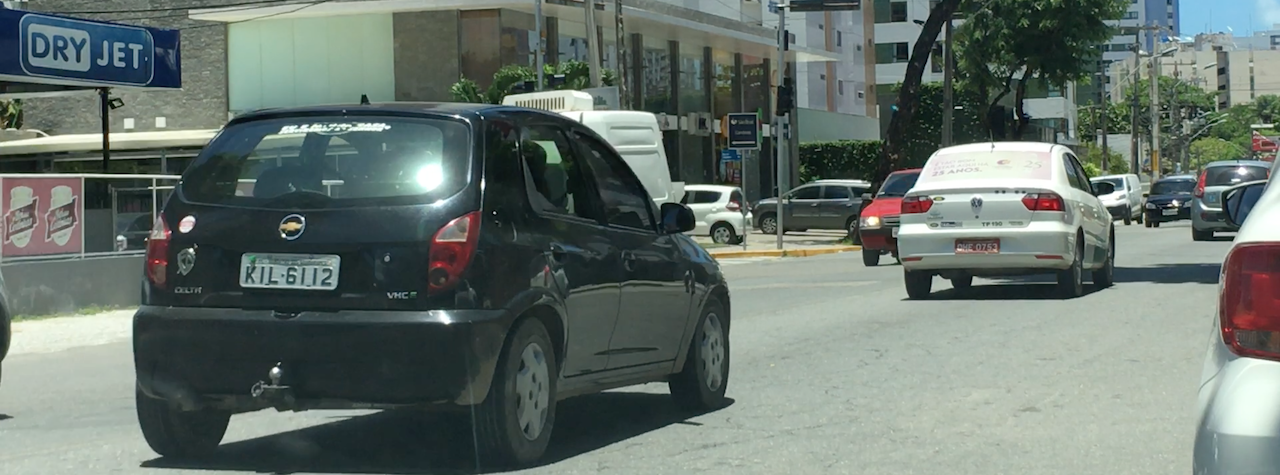
#> input picture base/c1.png, 1280 x 475 px; its folder holds only this picture in this run
$ python app.py   (older library calls are emulated)
#> lines starting #> are read from the running program, lines starting #| are printed output that depends on the picture; after the words box and inside, x2 and y2 are one past the last pixel; in counts of white or black regions, pixels touching at a corner belong together
### src/controller/alpr.py
import cv2 as cv
import numpy as np
import re
from matplotlib import pyplot as plt
from util.csvUtil import CSVUtil
from model.hmf import HomomorphicFilter
from model.histogram import Histogram
from model.noise import Noise
from model.medianf import MedianFilter
from model.kmeans import Kmeans
from model.threshold import Threshold
from model.morphology import Morphology
from model.representation import Representation
from model.compression import Compression
from model.color import Color
from model.knn import KNN


class Alpr:
    def __init__(self, options=None):
        self.img_name = ''
        self.options = options

    def process_image(self, img_name):
#> called with img_name = 'c1'
        self.img_name = img_name

        img = cv.imread('../base/' + self.img_name + '.png', 0)
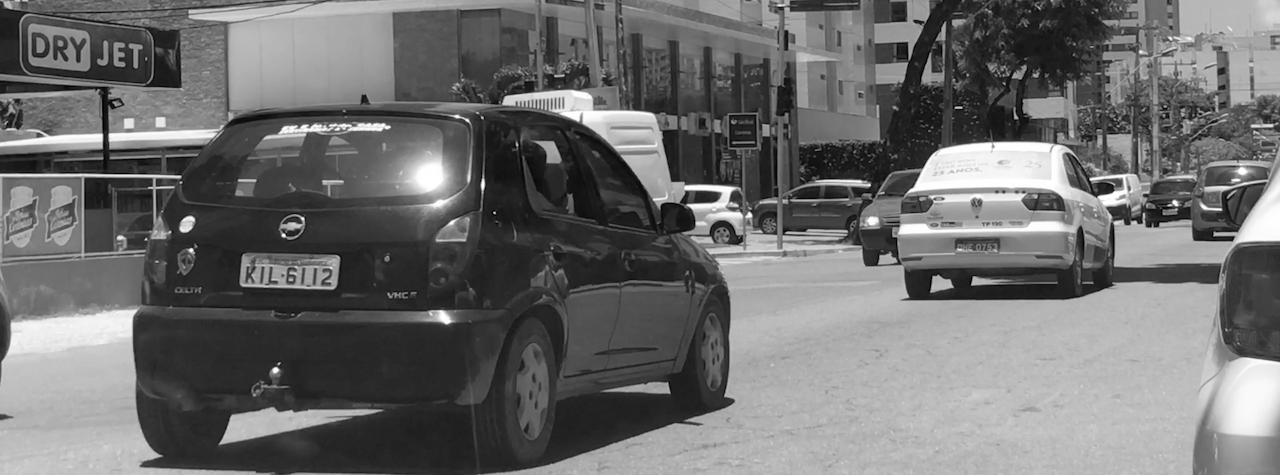
#> img: shape (475, 1280); min 0, max 255, mean 109.4
        # Restoration
        filtered = self.noise_filtering(img)
        # Enhancement
        filtered = self.frequency_domain_filtering(filtered)
        # Segmentation
        threshold = self.segmentation(filtered)
        # Morfology
        threshold = self.morphology(threshold)
        # Extraction
        contours = self.contour(threshold)
        # Recognition
        if contours:
            self.classification(contours)

    def noise_filtering(self, img):
        print('- Filtering Noise')
        window = 1
        threshold = 1
        mf = MedianFilter(img, window, threshold)
        adaptive = mf.adaptive_filter()

        return adaptive

    def frequency_domain_filtering(self, img):
        print('- Frequency-domain Filtering')

        print('  - Homomorphic Filter')
        hmf = HomomorphicFilter(img)
        filtered = hmf.filter()

        return filtered

    # [182 lines left out: functions segmentation, morphology, contour, classification, validate_plates, remove_ambiguity and 6 more, not called in this run]

### src/model/medianf.py
import numpy as np


class MedianFilter:
    def __init__(self, image, window, threshold=0):
        self.image = image
        self.window = window
        self.threshold = threshold

    # [20 lines left out: function filter, not called in this run]

    def adaptive_filter(self):
        w = 2 * self.window + 1
        xlength, ylength = self.image.shape
#> xlength = 475; ylength = 1280
        vlength = w * w

        image_array = np.reshape(np.array(self.image, dtype=np.uint8), (xlength, ylength))

        for y in range(self.window, ylength - (self.window + 1)):
            for x in range(self.window, xlength - (self.window + 1)):

                filter_window = image_array[x - self.window:x + self.window + 1, y - self.window:y + self.window + 1]
                target_vector = np.reshape(filter_window, vlength)

                median = self.get_median(target_vector, vlength)

                # MAD(x) = median(|x - median|)
                # sig = 1.4826 * MAD(x)
                mad = np.zeros(vlength)
                for n in range(vlength):
                    mad[n] = np.abs(int(target_vector[n]) - int(median))

                mad = np.sort(mad)
                index = vlength // 2
                sig = 1.4826 * (mad[index])

                if np.abs(int(image_array[x, y]) - int(median)) > (self.threshold * sig):
                    image_array[x, y] = median
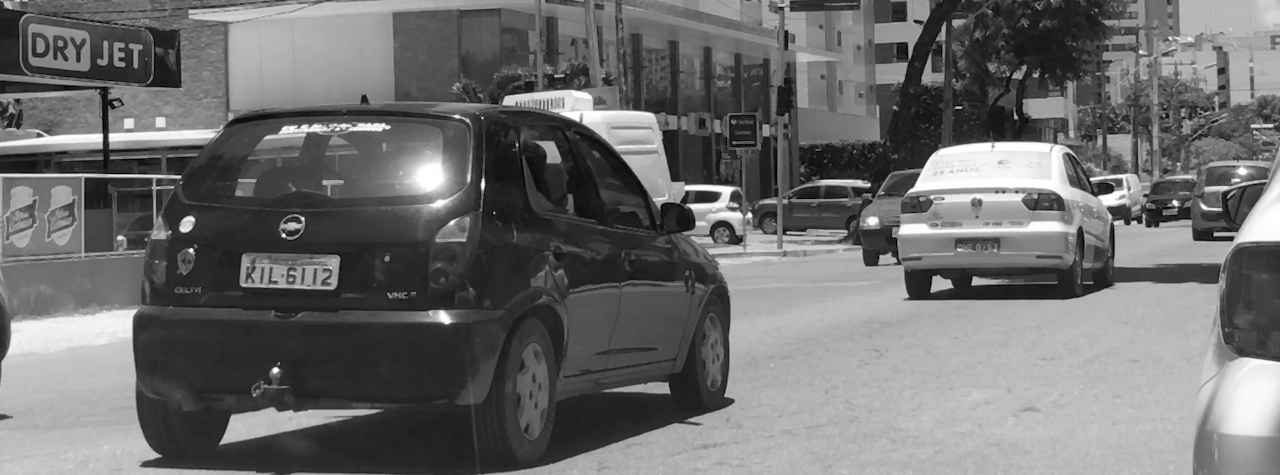
#> image_array: shape (475, 1280); 12.1% of pixels changed, all inside (x1, y1, x2, y2) = (1, 1, 1278, 473)

        image = np.reshape(image_array, (xlength, ylength))

        return image

    def get_median(self, target_array, array_length):
        sorted_array = np.sort(target_array)
        index = array_length // 2

        median = sorted_array[index]

        return median

### src/model/hmf.py
import cv2
import numpy as np
import scipy.fftpack


class HomomorphicFilter:
    def __init__(self, img):
        self.img = img

    def filter(self):
        rows = self.img.shape[0]
        cols = self.img.shape[1]

        # Image normalization
        normalized = np.array(self.img, dtype="float") / 255

        # Apply log(1 + I)
        log = np.log1p(normalized)
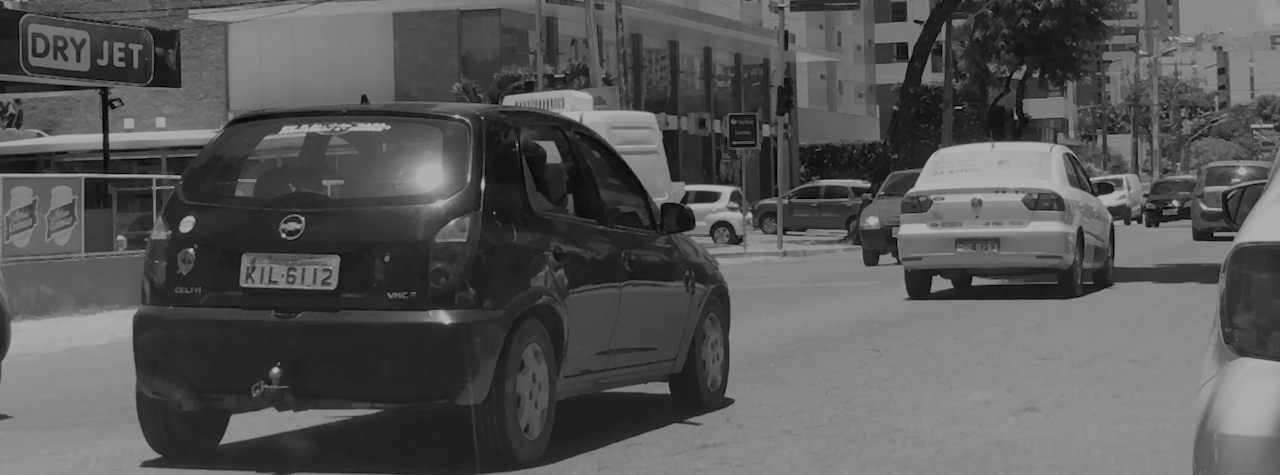
#> log: shape (475, 1280) float64; min 0, max 0.693, mean 0.342

        # Create Gaussian mask
        sigma = 15
        M = 2*rows + 1
        N = 2*cols + 1
        (X, Y) = np.meshgrid(np.linspace(0, N-1, N), np.linspace(0, M-1, M))
        center_x = np.ceil(N/2)
        center_y = np.ceil(M/2)
        gaussian_numerator = (X - center_x)**2 + (Y - center_y)**2

        # Filters
        h_low = np.exp(- gaussian_numerator / (2 * sigma**2))
        h_high = 1 - h_low

        # Move the origin of filters
        h_low_shift = scipy.fftpack.ifftshift(h_low.copy())
        h_high_shift = scipy.fftpack.ifftshift(h_high.copy())

        # Fourier Transform
        i_freq = scipy.fftpack.fft2(log.copy(), (M, N))

        # Filtering and Inverse Fourier Transform
        low_pass = i_freq.copy() * h_low_shift
        out_low = scipy.real(scipy.fftpack.ifft2(low_pass, (M, N)))

        high_pass = i_freq.copy() * h_high_shift
        out_high = scipy.real(scipy.fftpack.ifft2(high_pass, (M, N)))

        # High-frequency emphasis filter
        alfa = 0.5
        beta = 1.5
        out = (alfa * out_low[0:rows, 0:cols]) + (beta * out_high[0:rows, 0:cols])

        # Apply exp(I) - 1
        hmf = np.expm1(out)

        # Image denormalization
        hmf = (hmf - np.min(hmf)) / (np.max(hmf) - np.min(hmf))
        result = np.array(hmf * 255, dtype="uint8")

        return result

### src/app.py
import datetime as dt
from pathlib import Path
from controller.alpr import Alpr
from model.noise import Noise


def main():
    image_count = 0
    start_time = dt.datetime.utcnow()

    base = Path('../base')
    images = list(base.glob('**/*.png'))

    app = Alpr()

    for i in images:
        file_name = i.parts[2]
        image_name = file_name.split('.png')[0]

        if image_name:
            image_count += 1
            print('\nProcessing [ '+file_name+' ] ')
            app.process_image(image_name)

    stats(image_count, start_time)


def stats(image_count, start_time):
    end_time = dt.datetime.utcnow()
    total_time = (end_time - start_time).total_seconds()

    print('\nStats:')
    print('- Images Processed: '+str(image_count))
    print('- Time elapsed: '+str(total_time)+' seconds\n')


if __name__ == '__main__':
    print('\n\t-- ALPR --')

    try:
        main()
    except Exception as err:
        print('- Runtime error: ', err)
